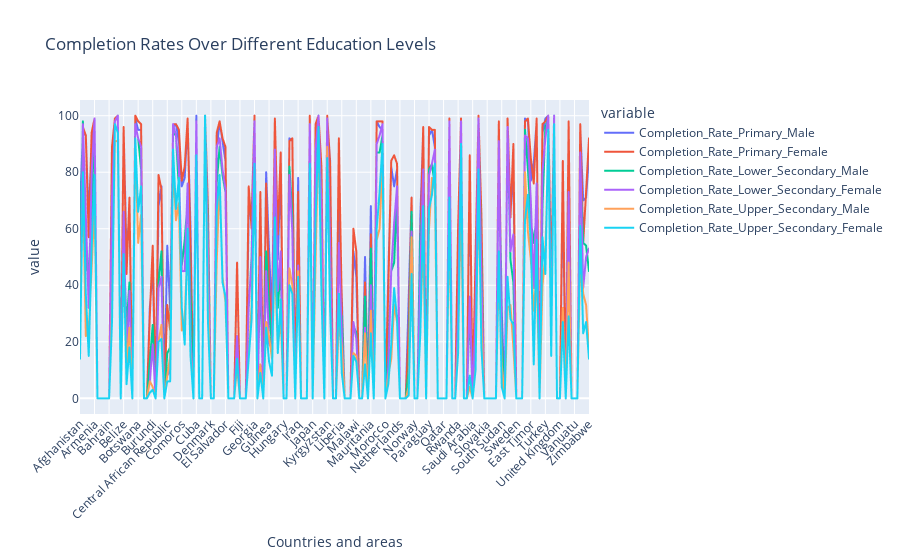

The notebook cell this image was saved under:
### Code cell
completion_columns = ['Completion_Rate_Primary_Male', 'Completion_Rate_Primary_Female',
                      'Completion_Rate_Lower_Secondary_Male', 'Completion_Rate_Lower_Secondary_Female',
                      'Completion_Rate_Upper_Secondary_Male', 'Completion_Rate_Upper_Secondary_Female']
fig = px.line(df, x='Countries and areas', y=completion_columns,
              title='Completion Rates Over Different Education Levels')
fig.update_layout(xaxis_tickangle=-45)
fig.show()

### Figure 1 — Plotly figure (JSON) as saved in the notebook; plotly's stock layout.template omitted (floating-point values rounded to 4 significant figures; data arrays with more than 128 entries replaced by an {"elided": "..."} marker saying what was removed)
{"data": [{"hovertemplate": "variable=Completion_Rate_Primary_Male<br>Countries and areas=%{x}<br>value=%{y}<extra></extra>", "legendgroup": "Completion_Rate_Primary_Male", "line": {"color": "#636efa", "dash": "solid"}, "marker": {"symbol": "circle"}, "mode": "lines", "name": "Completion_Rate_Primary_Male", "showlegend": true, "type": "scattergl", "x": {"elided": "176 str values"}, "xaxis": "x", "y": {"elided": "176 int values"}, "yaxis": "y"}, {"hovertemplate": "variable=Completion_Rate_Primary_Female<br>Countries and areas=%{x}<br>value=%{y}<extra></extra>", "legendgroup": "Completion_Rate_Primary_Female", "line": {"color": "#EF553B", "dash": "solid"}, "marker": {"symbol": "circle"}, "mode": "lines", "name": "Completion_Rate_Primary_Female", "showlegend": true, "type": "scattergl", "x": {"elided": "176 str values"}, "xaxis": "x", "y": {"elided": "176 int values"}, "yaxis": "y"}, {"hovertemplate": "variable=Completion_Rate_Lower_Secondary_Male<br>Countries and areas=%{x}<br>value=%{y}<extra></extra>", "legendgroup": "Completion_Rate_Lower_Secondary_Male", "line": {"color": "#00cc96", "dash": "solid"}, "marker": {"symbol": "circle"}, "mode": "lines", "name": "Completion_Rate_Lower_Secondary_Male", "showlegend": true, "type": "scattergl", "x": {"elided": "176 str values"}, "xaxis": "x", "y": {"elided": "176 int values"}, "yaxis": "y"}, {"hovertemplate": "variable=Completion_Rate_Lower_Secondary_Female<br>Countries and areas=%{x}<br>value=%{y}<extra></extra>", "legendgroup": "Completion_Rate_Lower_Secondary_Female", "line": {"color": "#ab63fa", "dash": "solid"}, "marker": {"symbol": "circle"}, "mode": "lines", "name": "Completion_Rate_Lower_Secondary_Female", "showlegend": true, "type": "scattergl", "x": {"elided": "176 str values"}, "xaxis": "x", "y": {"elided": "176 int values"}, "yaxis": "y"}, {"hovertemplate": "variable=Completion_Rate_Upper_Secondary_Male<br>Countries and areas=%{x}<br>value=%{y}<extra></extra>", "legendgroup": "Completion_Rate_Upper_Secondary_Male", "line": {"color": "#FFA15A", "dash": "solid"}, "marker": {"symbol": "circle"}, "mode": "lines", "name": "Completion_Rate_Upper_Secondary_Male", "showlegend": true, "type": "scattergl", "x": {"elided": "176 str values"}, "xaxis": "x", "y": {"elided": "176 int values"}, "yaxis": "y"}, {"hovertemplate": "variable=Completion_Rate_Upper_Secondary_Female<br>Countries and areas=%{x}<br>value=%{y}<extra></extra>", "legendgroup": "Completion_Rate_Upper_Secondary_Female", "line": {"color": "#19d3f3", "dash": "solid"}, "marker": {"symbol": "circle"}, "mode": "lines", "name": "Completion_Rate_Upper_Secondary_Female", "showlegend": true, "type": "scattergl", "x": {"elided": "176 str values"}, "xaxis": "x", "y": {"elided": "176 int values"}, "yaxis": "y"}], "layout": {"legend": {"title": {"text": "variable"}, "tracegroupgap": 0}, "title": {"text": "Completion Rates Over Different Education Levels"}, "xaxis": {"anchor": "y", "domain": [0, 1], "tickangle": -45, "title": {"text": "Countries and areas"}}, "yaxis": {"anchor": "x", "domain": [0, 1], "title": {"text": "value"}}}}
